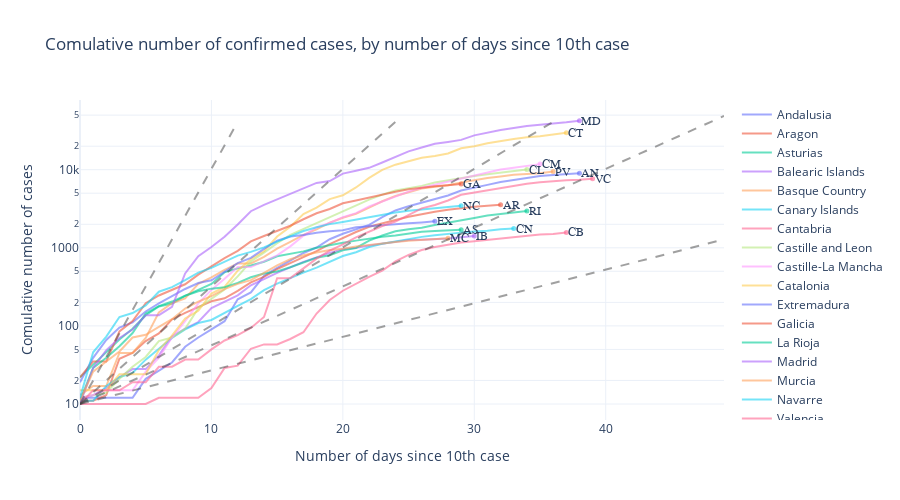

Write notebook code for a chart like this one.
### Code cell
###########################################################################
#### Confirmed

data = dfs_norm_10case
lines = Lines_cs
title = 'Comulative number of confirmed cases, by number of days since 10th case'
x_title = 'Number of days since 10th case'
y_title = 'Comulative number of cases'
yaxis_scale_value = 'log'

fig = go.Figure()

plot_data = []
annotations = []
for i, column in enumerate(data.columns):
    plot_data.append(
        go.Scatter(x=list(data.index.values),
                   y=data[column],
                   hovertemplate = '%{y:.0f}',
                   mode='lines',
                   line = {'color': coloursp[i]},
                   opacity=0.6,
                   name= column ))

    plot_data.append(
        go.Scatter(x = [data[column].dropna().index[-1]],
                   y = [list(data[column].dropna())[-1]],
                   mode='markers',
                   marker = {'color': coloursp[i],
                             'size' : 5},
                   showlegend=False,
                   opacity=0.6,
                   hoverinfo='skip',) )

    annotations.append(dict(xref='x',yref='y',
                            x=data[column].dropna().index[-1],
                            y=list(data[column].dropna())[-1],
                            xanchor='left', yanchor='middle',
                            text=df_loc.set_index('region_name').region.loc[column],
                            font={'family':'Arial','size':12},
                            showarrow=False))
for column in lines.columns:
    plot_data.append(
        go.Scatter(x=list(lines.index.values),
                   y=lines[column],
                   hovertemplate = 'Doubles',
                   mode='lines',
                   opacity=0.5,
                   line={'color': color_balck,
                         'dash':'dash'},
                   name=column) )
    
for i in range(0,plot_data.__len__()):
    fig.add_trace(plot_data[i])
    
if yaxis_scale_value == 'log':
    for i in annotations:
        i['y'] = np.log10(i['y'])
elif yaxis_scale_value == 'linear':
    annotations = annotations

fig.update_layout(  title = title,
                    width = 900,
                    height = 500,
                    xaxis={'title': x_title,},
                    yaxis={'title': y_title,
                           'type': 'log' if yaxis_scale_value == 'log' else 'linear'},
                    hovermode='x',
                    annotations = annotations,
                    template = 'plotly_white' 
                 )
    
fig.show()

### Figure 1 — Plotly figure (JSON) as saved in the notebook; plotly's stock layout.template omitted (floating-point values rounded to 4 significant figures)
{"data": [{"hovertemplate": "%{y:.0f}", "line": {"color": "#636EFA"}, "mode": "lines", "name": "Andalusia", "opacity": 0.6, "type": "scatter", "x": [0, 1, 2, 3, 4, 5, 6, 7, 8, 9, 10, 11, 12, 13, 14, 15, 16, 17, 18, 19, 20, 21, 22, 23, 24, 25, 26, 27, 28, 29, 30, 31, 32, 33, 34, 35, 36, 37, 38, 39], "y": [12, 12, 12, 12, 12, 21, 27, 34, 54, 71, 90, 115, 219, 269, 437, 554, 683, 859, 1008, 1287, 1515, 1725, 1961, 2471, 3010, 3406, 3793, 4277, 4682, 5405, 5818, 6392, 6972, 7374, 7869, 8301, 8581, 8767, 8997, null]}, {"hoverinfo": "skip", "marker": {"color": "#636EFA", "size": 5}, "mode": "markers", "opacity": 0.6, "showlegend": false, "type": "scatter", "x": [38], "y": [8997]}, {"hovertemplate": "%{y:.0f}", "line": {"color": "#EF553B"}, "mode": "lines", "name": "Aragon", "opacity": 0.6, "type": "scatter", "x": [0, 1, 2, 3, 4, 5, 6, 7, 8, 9, 10, 11, 12, 13, 14, 15, 16, 17, 18, 19, 20, 21, 22, 23, 24, 25, 26, 27, 28, 29, 30, 31, 32, 33, 34, 35, 36, 37, 38, 39], "y": [11, 11, 13, 38, 45, 64, 80, 121, 147, 174, 207, 226, 281, 360, 424, 532, 638, 758, 907, 1116, 1338, 1592, 1858, 2078, 2272, 2491, 2700, 2889, 3078, 3232, 3347, 3449, 3549, null, null, null, null, null, null, null]}, {"hoverinfo": "skip", "marker": {"color": "#EF553B", "size": 5}, "mode": "markers", "opacity": 0.6, "showlegend": false, "type": "scatter", "x": [32], "y": [3549]}, {"hovertemplate": "%{y:.0f}", "line": {"color": "#00CC96"}, "mode": "lines", "name": "Asturias", "opacity": 0.6, "type": "scatter", "x": [0, 1, 2, 3, 4, 5, 6, 7, 8, 9, 10, 11, 12, 13, 14, 15, 16, 17, 18, 19, 20, 21, 22, 23, 24, 25, 26, 27, 28, 29, 30, 31, 32, 33, 34, 35, 36, 37, 38, 39], "y": [22, 32, 47, 67, 92, 137, 177, 193, 242, 292, 344, 486, 545, 594, 662, 779, 841, 900, 1004, 1088, 1158, 1236, 1322, 1384, 1433, 1522, 1605, 1646, 1679, 1705, null, null, null, null, null, null, null, null, null, null]}, {"hoverinfo": "skip", "marker": {"color": "#00CC96", "size": 5}, "mode": "markers", "opacity": 0.6, "showlegend": false, "type": "scatter", "x": [29], "y": [1705]}, {"hovertemplate": "%{y:.0f}", "line": {"color": "#AB63FA"}, "mode": "lines", "name": "Balearic Islands", "opacity": 0.6, "type": "scatter", "x": [0, 1, 2, 3, 4, 5, 6, 7, 8, 9, 10, 11, 12, 13, 14, 15, 16, 17, 18, 19, 20, 21, 22, 23, 24, 25, 26, 27, 28, 29, 30, 31, 32, 33, 34, 35, 36, 37, 38, 39], "y": [11, 13, 16, 22, 28, 28, 42, 73, 92, 112, 169, 203, 246, 331, 400, 478, 562, 660, 755, 862, 958, 1000, 1069, 1131, 1204, 1257, 1271, 1293, 1320, 1369, 1412, null, null, null, null, null, null, null, null, null]}, {"hoverinfo": "skip", "marker": {"color": "#AB63FA", "size": 5}, "mode": "markers", "opacity": 0.6, "showlegend": false, "type": "scatter", "x": [30], "y": [1412]}, {"hovertemplate": "%{y:.0f}", "line": {"color": "#FFA15A"}, "mode": "lines", "name": "Basque Country", "opacity": 0.6, "type": "scatter", "x": [0, 1, 2, 3, 4, 5, 6, 7, 8, 9, 10, 11, 12, 13, 14, 15, 16, 17, 18, 19, 20, 21, 22, 23, 24, 25, 26, 27, 28, 29, 30, 31, 32, 33, 34, 35, 36, 37, 38, 39], "y": [13, 17, 17, 45, 45, 70, 149, 195, 225, 346, 417, 521, 630, 630, 765, 973, 1190, 1465, 1725, 2097, 2421, 2728, 3271, 3946, 4601, 5136, 5740, 6057, 6320, 6838, 7317, 7827, 8187, 8628, 8810, 9021, 9452, null, null, null]}, {"hoverinfo": "skip", "marker": {"color": "#FFA15A", "size": 5}, "mode": "markers", "opacity": 0.6, "showlegend": false, "type": "scatter", "x": [36], "y": [9452]}, {"hovertemplate": "%{y:.0f}", "line": {"color": "#19D3F3"}, "mode": "lines", "name": "Canary Islands", "opacity": 0.6, "type": "scatter", "x": [0, 1, 2, 3, 4, 5, 6, 7, 8, 9, 10, 11, 12, 13, 14, 15, 16, 17, 18, 19, 20, 21, 22, 23, 24, 25, 26, 27, 28, 29, 30, 31, 32, 33, 34, 35, 36, 37, 38, 39], "y": [11, 11, 17, 22, 25, 37, 51, 70, 90, 109, 119, 148, 181, 220, 287, 348, 414, 481, 557, 657, 784, 878, 1025, 1125, 1204, 1262, 1380, 1444, 1490, 1564, 1622, 1649, 1725, 1762, null, null, null, null, null, null]}, {"hoverinfo": "skip", "marker": {"color": "#19D3F3", "size": 5}, "mode": "markers", "opacity": 0.6, "showlegend": false, "type": "scatter", "x": [33], "y": [1762]}, {"hovertemplate": "%{y:.0f}", "line": {"color": "#FF6692"}, "mode": "lines", "name": "Cantabria", "opacity": 0.6, "type": "scatter", "x": [0, 1, 2, 3, 4, 5, 6, 7, 8, 9, 10, 11, 12, 13, 14, 15, 16, 17, 18, 19, 20, 21, 22, 23, 24, 25, 26, 27, 28, 29, 30, 31, 32, 33, 34, 35, 36, 37, 38, 39], "y": [10, 10, 10, 10, 10, 10, 12, 12, 12, 12, 16, 29, 31, 51, 58, 58, 68, 83, 144, 215, 282, 347, 425, 510, 671, 810, 937, 1023, 1100, 1171, 1213, 1268, 1321, 1384, 1441, 1483, 1501, 1572, null, null]}, {"hoverinfo": "skip", "marker": {"color": "#FF6692", "size": 5}, "mode": "markers", "opacity": 0.6, "showlegend": false, "type": "scatter", "x": [37], "y": [1572]}, {"hovertemplate": "%{y:.0f}", "line": {"color": "#B6E880"}, "mode": "lines", "name": "Castille and Leon", "opacity": 0.6, "type": "scatter", "x": [0, 1, 2, 3, 4, 5, 6, 7, 8, 9, 10, 11, 12, 13, 14, 15, 16, 17, 18, 19, 20, 21, 22, 23, 24, 25, 26, 27, 28, 29, 30, 31, 32, 33, 34, 35, 36, 37, 38, 39], "y": [12, 13, 14, 21, 30, 40, 64, 71, 92, 169, 223, 292, 431, 668, 868, 1147, 1466, 1744, 2055, 2460, 2940, 3488, 4132, 4791, 5414, 5801, 6211, 6847, 7355, 7875, 8332, 8749, 9116, 9581, 10058, null, null, null, null, null]}, {"hoverinfo": "skip", "marker": {"color": "#B6E880", "size": 5}, "mode": "markers", "opacity": 0.6, "showlegend": false, "type": "scatter", "x": [34], "y": [10058]}, {"hovertemplate": "%{y:.0f}", "line": {"color": "#FF97FF"}, "mode": "lines", "name": "Castille-La Mancha", "opacity": 0.6, "type": "scatter", "x": [0, 1, 2, 3, 4, 5, 6, 7, 8, 9, 10, 11, 12, 13, 14, 15, 16, 17, 18, 19, 20, 21, 22, 23, 24, 25, 26, 27, 28, 29, 30, 31, 32, 33, 34, 35, 36, 37, 38, 39], "y": [12, 13, 15, 15, 15, 26, 39, 71, 115, 194, 289, 401, 567, 567, 675, 801, 1044, 1423, 1819, 2078, 2465, 2780, 3383, 3934, 4512, 5246, 5858, 6424, 7047, 7682, 8523, 9324, 10031, 10602, 11077, 11788, null, null, null, null]}, {"hoverinfo": "skip", "marker": {"color": "#FF97FF", "size": 5}, "mode": "markers", "opacity": 0.6, "showlegend": false, "type": "scatter", "x": [35], "y": [11788]}, {"hovertemplate": "%{y:.0f}", "line": {"color": "#FECB52"}, "mode": "lines", "name": "Catalonia", "opacity": 0.6, "type": "scatter", "x": [0, 1, 2, 3, 4, 5, 6, 7, 8, 9, 10, 11, 12, 13, 14, 15, 16, 17, 18, 19, 20, 21, 22, 23, 24, 25, 26, 27, 28, 29, 30, 31, 32, 33, 34, 35, 36, 37, 38, 39], "y": [15, 15, 15, 24, 24, 24, 49, 75, 124, 156, 260, 316, 509, 715, 903, 1394, 1866, 2702, 3270, 4203, 4704, 5925, 7864, 9937, 11592, 12940, 14263, 15026, 16157, 18773, 19991, 21804, 23460, 24734, 26032, 26824, 28323, 29647, null, null]}, {"hoverinfo": "skip", "marker": {"color": "#FECB52", "size": 5}, "mode": "markers", "opacity": 0.6, "showlegend": false, "type": "scatter", "x": [37], "y": [29647]}, {"hovertemplate": "%{y:.0f}", "line": {"color": "#636EFA"}, "mode": "lines", "name": "Extremadura", "opacity": 0.6, "type": "scatter", "x": [0, 1, 2, 3, 4, 5, 6, 7, 8, 9, 10, 11, 12, 13, 14, 15, 16, 17, 18, 19, 20, 21, 22, 23, 24, 25, 26, 27, 28, 29, 30, 31, 32, 33, 34, 35, 36, 37, 38, 39], "y": [19, 39, 66, 95, 111, 153, 194, 241, 297, 354, 384, 493, 636, 742, 969, 1231, 1394, 1456, 1560, 1628, 1679, 1837, 1893, 1979, 2047, 2068, 2116, 2184, null, null, null, null, null, null, null, null, null, null, null, null]}, {"hoverinfo": "skip", "marker": {"color": "#636EFA", "size": 5}, "mode": "markers", "opacity": 0.6, "showlegend": false, "type": "scatter", "x": [27], "y": [2184]}, {"hovertemplate": "%{y:.0f}", "line": {"color": "#EF553B"}, "mode": "lines", "name": "Galicia", "opacity": 0.6, "type": "scatter", "x": [0, 1, 2, 3, 4, 5, 6, 7, 8, 9, 10, 11, 12, 13, 14, 15, 16, 17, 18, 19, 20, 21, 22, 23, 24, 25, 26, 27, 28, 29, 30, 31, 32, 33, 34, 35, 36, 37, 38, 39], "y": [22, 35, 35, 85, 115, 195, 245, 292, 341, 453, 578, 739, 915, 1208, 1415, 1653, 1915, 2322, 2772, 3139, 3723, 4039, 4432, 4842, 5219, 5625, 5944, 6151, 6331, 6538, null, null, null, null, null, null, null, null, null, null]}, {"hoverinfo": "skip", "marker": {"color": "#EF553B", "size": 5}, "mode": "markers", "opacity": 0.6, "showlegend": false, "type": "scatter", "x": [29], "y": [6538]}, {"hovertemplate": "%{y:.0f}", "line": {"color": "#00CC96"}, "mode": "lines", "name": "La Rioja", "opacity": 0.6, "type": "scatter", "x": [0, 1, 2, 3, 4, 5, 6, 7, 8, 9, 10, 11, 12, 13, 14, 15, 16, 17, 18, 19, 20, 21, 22, 23, 24, 25, 26, 27, 28, 29, 30, 31, 32, 33, 34, 35, 36, 37, 38, 39], "y": [11, 29, 39, 55, 81, 144, 179, 205, 243, 278, 300, 312, 355, 419, 468, 497, 564, 654, 747, 802, 928, 995, 1236, 1436, 1629, 1733, 1810, 1960, 2083, 2224, 2405, 2592, 2719, 2846, 2951, null, null, null, null, null]}, {"hoverinfo": "skip", "marker": {"color": "#00CC96", "size": 5}, "mode": "markers", "opacity": 0.6, "showlegend": false, "type": "scatter", "x": [34], "y": [2951]}, {"hovertemplate": "%{y:.0f}", "line": {"color": "#AB63FA"}, "mode": "lines", "name": "Madrid", "opacity": 0.6, "type": "scatter", "x": [0, 1, 2, 3, 4, 5, 6, 7, 8, 9, 10, 11, 12, 13, 14, 15, 16, 17, 18, 19, 20, 21, 22, 23, 24, 25, 26, 27, 28, 29, 30, 31, 32, 33, 34, 35, 36, 37, 38, 39], "y": [10, 29, 49, 70, 90, 137, 137, 175, 469, 782, 1024, 1388, 1990, 2940, 3544, 4165, 4871, 5637, 6777, 7165, 8921, 9702, 10575, 12352, 14597, 17166, 19243, 21520, 22677, 24090, 27509, 29840, 32155, 34188, 36249, 37584, 38723, 40469, 42450, null]}, {"hoverinfo": "skip", "marker": {"color": "#AB63FA", "size": 5}, "mode": "markers", "opacity": 0.6, "showlegend": false, "type": "scatter", "x": [38], "y": [42450]}, {"hovertemplate": "%{y:.0f}", "line": {"color": "#FFA15A"}, "mode": "lines", "name": "Murcia", "opacity": 0.6, "type": "scatter", "x": [0, 1, 2, 3, 4, 5, 6, 7, 8, 9, 10, 11, 12, 13, 14, 15, 16, 17, 18, 19, 20, 21, 22, 23, 24, 25, 26, 27, 28, 29, 30, 31, 32, 33, 34, 35, 36, 37, 38, 39], "y": [11, 26, 35, 47, 71, 77, 97, 122, 167, 204, 240, 296, 345, 385, 477, 596, 714, 802, 872, 939, 974, 1041, 1084, 1145, 1188, 1235, 1259, 1283, 1326, null, null, null, null, null, null, null, null, null, null, null]}, {"hoverinfo": "skip", "marker": {"color": "#FFA15A", "size": 5}, "mode": "markers", "opacity": 0.6, "showlegend": false, "type": "scatter", "x": [28], "y": [1326]}, {"hovertemplate": "%{y:.0f}", "line": {"color": "#19D3F3"}, "mode": "lines", "name": "Navarre", "opacity": 0.6, "type": "scatter", "x": [0, 1, 2, 3, 4, 5, 6, 7, 8, 9, 10, 11, 12, 13, 14, 15, 16, 17, 18, 19, 20, 21, 22, 23, 24, 25, 26, 27, 28, 29, 30, 31, 32, 33, 34, 35, 36, 37, 38, 39], "y": [12, 46, 73, 130, 146, 183, 274, 313, 386, 482, 554, 664, 794, 886, 1014, 1197, 1411, 1641, 1829, 2011, 2146, 2305, 2497, 2682, 2836, 2972, 3073, 3231, 3355, 3467, null, null, null, null, null, null, null, null, null, null]}, {"hoverinfo": "skip", "marker": {"color": "#19D3F3", "size": 5}, "mode": "markers", "opacity": 0.6, "showlegend": false, "type": "scatter", "x": [29], "y": [3467]}, {"hovertemplate": "%{y:.0f}", "line": {"color": "#FF6692"}, "mode": "lines", "name": "Valencia", "opacity": 0.6, "type": "scatter", "x": [0, 1, 2, 3, 4, 5, 6, 7, 8, 9, 10, 11, 12, 13, 14, 15, 16, 17, 18, 19, 20, 21, 22, 23, 24, 25, 26, 27, 28, 29, 30, 31, 32, 33, 34, 35, 36, 37, 38, 39], "y": [10, 15, 15, 15, 19, 19, 30, 30, 37, 37, 50, 65, 76, 94, 130, 409, 409, 541, 726, 921, 1105, 1363, 1604, 1901, 2167, 2616, 3200, 3532, 4034, 4784, 5110, 5508, 5922, 6308, 6624, 6901, 7184, 7334, 7443, 7655]}, {"hoverinfo": "skip", "marker": {"color": "#FF6692", "size": 5}, "mode": "markers", "opacity": 0.6, "showlegend": false, "type": "scatter", "x": [39], "y": [7655]}, {"hovertemplate": "Doubles", "line": {"color": "rgb(67,67,67)", "dash": "dash"}, "mode": "lines", "name": "every 1 day", "opacity": 0.5, "type": "scatter", "x": [0, 1, 2, 3, 4, 5, 6, 7, 8, 9, 10, 11, 12, 13, 14, 15, 16, 17, 18, 19, 20, 21, 22, 23, 24, 25, 26, 27, 28, 29, 30, 31, 32, 33, 34, 35, 36, 37, 38, 39, 40, 41, 42, 43, 44, 45, 46, 47, 48, 49], "y": [10, 20, 40, 80, 160, 320, 640, 1280, 2560, 5120, 10240, 20480, 40960, null, null, null, null, null, null, null, null, null, null, null, null, null, null, null, null, null, null, null, null, null, null, null, null, null, null, null, null, null, null, null, null, null, null, null, null, null]}, {"hovertemplate": "Doubles", "line": {"color": "rgb(67,67,67)", "dash": "dash"}, "mode": "lines", "name": "every 2 days", "opacity": 0.5, "type": "scatter", "x": [0, 1, 2, 3, 4, 5, 6, 7, 8, 9, 10, 11, 12, 13, 14, 15, 16, 17, 18, 19, 20, 21, 22, 23, 24, 25, 26, 27, 28, 29, 30, 31, 32, 33, 34, 35, 36, 37, 38, 39, 40, 41, 42, 43, 44, 45, 46, 47, 48, 49], "y": [10, 14.14, 20.0, 28.28, 40.0, 56.57, 80.0, 113.1, 160.0, 226.3, 320.0, 452.5, 640.0, 905.1, 1280.0, 1810.0, 2560.0, 3620.0, 5120.0, 7241.0, 10240.0, 14480.0, 20480.0, 28960.0, 40960.0, null, null, null, null, null, null, null, null, null, null, null, null, null, null, null, null, null, null, null, null, null, null, null, null, null]}, {"hovertemplate": "Doubles", "line": {"color": "rgb(67,67,67)", "dash": "dash"}, "mode": "lines", "name": "every 3 days", "opacity": 0.5, "type": "scatter", "x": [0, 1, 2, 3, 4, 5, 6, 7, 8, 9, 10, 11, 12, 13, 14, 15, 16, 17, 18, 19, 20, 21, 22, 23, 24, 25, 26, 27, 28, 29, 30, 31, 32, 33, 34, 35, 36, 37, 38, 39, 40, 41, 42, 43, 44, 45, 46, 47, 48, 49], "y": [10, 12.6, 15.87, 20, 25.2, 31.75, 40.0, 50.4, 63.5, 80.0, 100.8, 127.0, 160.0, 201.6, 254.0, 320.0, 403.2, 508.0, 640.0, 806.3, 1016.0, 1280.0, 1613.0, 2032.0, 2560.0, 3225.0, 4064.0, 5120.0, 6451.0, 8127.0, 10240.0, 12900.0, 16250.0, 20480.0, 25800.0, 32510.0, 40960.0, null, null, null, null, null, null, null, null, null, null, null, null, null]}, {"hovertemplate": "Doubles", "line": {"color": "rgb(67,67,67)", "dash": "dash"}, "mode": "lines", "name": "every 4 days", "opacity": 0.5, "type": "scatter", "x": [0, 1, 2, 3, 4, 5, 6, 7, 8, 9, 10, 11, 12, 13, 14, 15, 16, 17, 18, 19, 20, 21, 22, 23, 24, 25, 26, 27, 28, 29, 30, 31, 32, 33, 34, 35, 36, 37, 38, 39, 40, 41, 42, 43, 44, 45, 46, 47, 48, 49], "y": [10, 11.89, 14.14, 16.82, 20.0, 23.78, 28.28, 33.64, 40.0, 47.57, 56.57, 67.27, 80.0, 95.14, 113.1, 134.5, 160.0, 190.3, 226.3, 269.1, 320.0, 380.5, 452.5, 538.2, 640.0, 761.1, 905.1, 1076.0, 1280.0, 1522.0, 1810.0, 2153.0, 2560.0, 3044.0, 3620.0, 4305.0, 5120.0, 6089.0, 7241.0, 8611.0, 10240.0, 12180.0, 14480.0, 17220.0, 20480.0, 24350.0, 28960.0, 34440.0, 40960.0, 48710.0]}, {"hovertemplate": "Doubles", "line": {"color": "rgb(67,67,67)", "dash": "dash"}, "mode": "lines", "name": "every week", "opacity": 0.5, "type": "scatter", "x": [0, 1, 2, 3, 4, 5, 6, 7, 8, 9, 10, 11, 12, 13, 14, 15, 16, 17, 18, 19, 20, 21, 22, 23, 24, 25, 26, 27, 28, 29, 30, 31, 32, 33, 34, 35, 36, 37, 38, 39, 40, 41, 42, 43, 44, 45, 46, 47, 48, 49], "y": [10, 11.04, 12.19, 13.46, 14.86, 16.41, 18.11, 20.0, 22.08, 24.38, 26.92, 29.72, 32.81, 36.23, 40.0, 44.16, 48.76, 53.84, 59.44, 65.63, 72.46, 80.0, 88.33, 97.52, 107.7, 118.9, 131.3, 144.9, 160.0, 176.7, 195.0, 215.3, 237.8, 262.5, 289.8, 320.0, 353.3, 390.1, 430.7, 475.5, 525.0, 579.7, 640.0, 706.6, 780.2, 861.4, 951.0, 1050.0, 1159.0, 1280.0]}], "layout": {"annotations": [{"font": {"family": "Arial", "size": 12}, "showarrow": false, "text": "AN", "x": 38, "xanchor": "left", "xref": "x", "y": 3.954, "yanchor": "middle", "yref": "y"}, {"font": {"family": "Arial", "size": 12}, "showarrow": false, "text": "AR", "x": 32, "xanchor": "left", "xref": "x", "y": 3.55, "yanchor": "middle", "yref": "y"}, {"font": {"family": "Arial", "size": 12}, "showarrow": false, "text": "AS", "x": 29, "xanchor": "left", "xref": "x", "y": 3.232, "yanchor": "middle", "yref": "y"}, {"font": {"family": "Arial", "size": 12}, "showarrow": false, "text": "IB", "x": 30, "xanchor": "left", "xref": "x", "y": 3.15, "yanchor": "middle", "yref": "y"}, {"font": {"family": "Arial", "size": 12}, "showarrow": false, "text": "PV", "x": 36, "xanchor": "left", "xref": "x", "y": 3.976, "yanchor": "middle", "yref": "y"}, {"font": {"family": "Arial", "size": 12}, "showarrow": false, "text": "CN", "x": 33, "xanchor": "left", "xref": "x", "y": 3.246, "yanchor": "middle", "yref": "y"}, {"font": {"family": "Arial", "size": 12}, "showarrow": false, "text": "CB", "x": 37, "xanchor": "left", "xref": "x", "y": 3.196, "yanchor": "middle", "yref": "y"}, {"font": {"family": "Arial", "size": 12}, "showarrow": false, "text": "CL", "x": 34, "xanchor": "left", "xref": "x", "y": 4.003, "yanchor": "middle", "yref": "y"}, {"font": {"family": "Arial", "size": 12}, "showarrow": false, "text": "CM", "x": 35, "xanchor": "left", "xref": "x", "y": 4.071, "yanchor": "middle", "yref": "y"}, {"font": {"family": "Arial", "size": 12}, "showarrow": false, "text": "CT", "x": 37, "xanchor": "left", "xref": "x", "y": 4.472, "yanchor": "middle", "yref": "y"}, {"font": {"family": "Arial", "size": 12}, "showarrow": false, "text": "EX", "x": 27, "xanchor": "left", "xref": "x", "y": 3.339, "yanchor": "middle", "yref": "y"}, {"font": {"family": "Arial", "size": 12}, "showarrow": false, "text": "GA", "x": 29, "xanchor": "left", "xref": "x", "y": 3.815, "yanchor": "middle", "yref": "y"}, {"font": {"family": "Arial", "size": 12}, "showarrow": false, "text": "RI", "x": 34, "xanchor": "left", "xref": "x", "y": 3.47, "yanchor": "middle", "yref": "y"}, {"font": {"family": "Arial", "size": 12}, "showarrow": false, "text": "MD", "x": 38, "xanchor": "left", "xref": "x", "y": 4.628, "yanchor": "middle", "yref": "y"}, {"font": {"family": "Arial", "size": 12}, "showarrow": false, "text": "MC", "x": 28, "xanchor": "left", "xref": "x", "y": 3.123, "yanchor": "middle", "yref": "y"}, {"font": {"family": "Arial", "size": 12}, "showarrow": false, "text": "NC", "x": 29, "xanchor": "left", "xref": "x", "y": 3.54, "yanchor": "middle", "yref": "y"}, {"font": {"family": "Arial", "size": 12}, "showarrow": false, "text": "VC", "x": 39, "xanchor": "left", "xref": "x", "y": 3.884, "yanchor": "middle", "yref": "y"}], "height": 500, "hovermode": "x", "title": {"text": "Comulative number of confirmed cases, by number of days since 10th case"}, "width": 900, "xaxis": {"title": {"text": "Number of days since 10th case"}}, "yaxis": {"title": {"text": "Comulative number of cases"}, "type": "log"}}}
